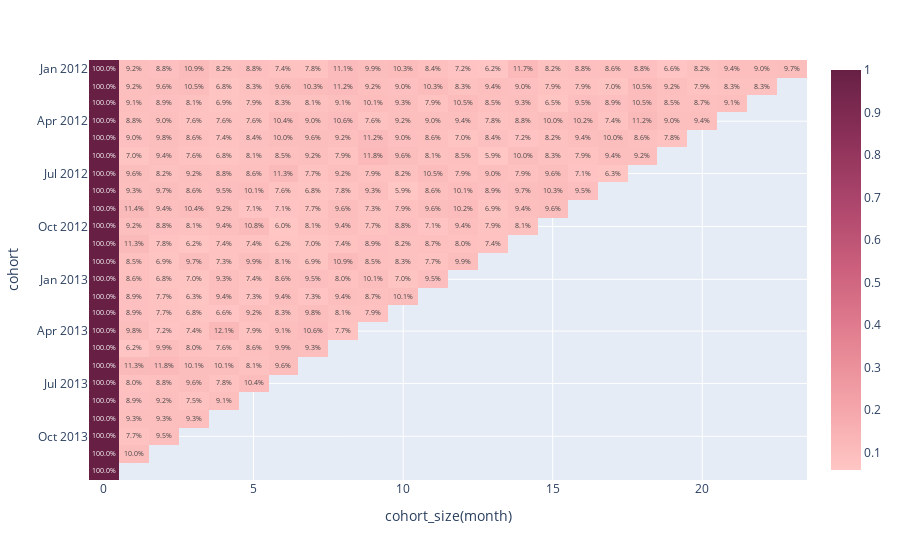

Write notebook code for a chart like this one.
### Code cell
import plotly.express as px
# 시각화
fig = px.imshow(retention_final, text_auto='.1%', color_continuous_scale='Burg')
fig.show()

### Figure 1 — Plotly figure (JSON) as saved in the notebook; plotly's stock layout.template omitted (floating-point values rounded to 4 significant figures; data arrays with more than 128 entries replaced by an {"elided": "..."} marker saying what was removed)
{"data": [{"coloraxis": "coloraxis", "hovertemplate": "cohort_size(month): %{x}<br>cohort: %{y}<br>color: %{z}<extra></extra>", "name": "0", "texttemplate": "%{z:.1%}", "type": "heatmap", "x": [0, 1, 2, 3, 4, 5, 6, 7, 8, 9, 10, 11, 12, 13, 14, 15, 16, 17, 18, 19, 20, 21, 22, 23], "xaxis": "x", "y": ["2012-01", "2012-02", "2012-03", "2012-04", "2012-05", "2012-06", "2012-07", "2012-08", "2012-09", "2012-10", "2012-11", "2012-12", "2013-01", "2013-02", "2013-03", "2013-04", "2013-05", "2013-06", "2013-07", "2013-08", "2013-09", "2013-10", "2013-11", "2013-12"], "yaxis": "y", "z": {"elided": "24x24 float values"}}], "layout": {"coloraxis": {"colorscale": [[0, "rgb(255, 198, 196)"], [0.1667, "rgb(244, 163, 168)"], [0.3333, "rgb(227, 129, 145)"], [0.5, "rgb(204, 96, 125)"], [0.6667, "rgb(173, 70, 108)"], [0.8333, "rgb(139, 48, 88)"], [1, "rgb(103, 32, 68)"]]}, "margin": {"t": 60}, "xaxis": {"anchor": "y", "constrain": "domain", "domain": [0, 1], "scaleanchor": "y", "title": {"text": "cohort_size(month)"}}, "yaxis": {"anchor": "x", "autorange": "reversed", "constrain": "domain", "domain": [0, 1], "title": {"text": "cohort"}}}}
